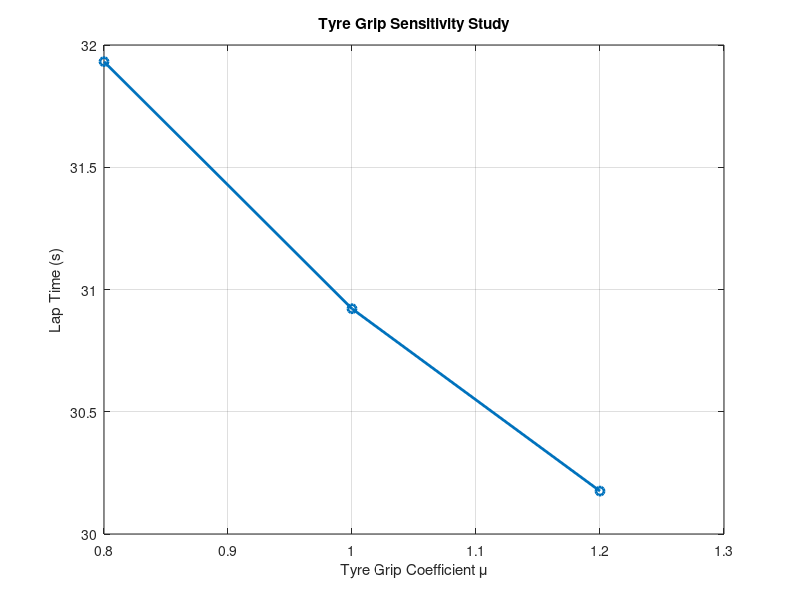

Write MATLAB code to recreate this figure. (Note: this script raises an error after producing the figure.)
clc
clear

mu_values = [0.8 1.0 1.2];

lap_time = zeros(size(mu_values));

for k = 1:length(mu_values)

    mu = mu_values(k);

    g = 9.81;

    corner_time = 0;

    track(1).type = 'straight';
    track(1).length = 300;

    track(2).type = 'corner';
    track(2).radius = 50;

    track(3).type = 'straight';
    track(3).length = 400;

    track(4).type = 'corner';
    track(4).radius = 100;

    track(5).type = 'straight';
    track(5).length = 300;

    for i = 1:length(track)

        if strcmp(track(i).type,'corner')

            R = track(i).radius;

            V_corner = sqrt(mu*g*R);

            arc_length = pi*R/2;

            corner_time = corner_time + arc_length/V_corner;

        end

    end

    straight_time = 22.36;

    lap_time(k) = straight_time + corner_time;

end

figure

plot(mu_values,lap_time,'o-','LineWidth',2)

grid on

xlabel('Tyre Grip Coefficient \mu')
ylabel('Lap Time (s)')
title('Tyre Grip Sensitivity Study')

T = table(mu_values',lap_time',...
    'VariableNames',{'Mu','LapTime_s'})
